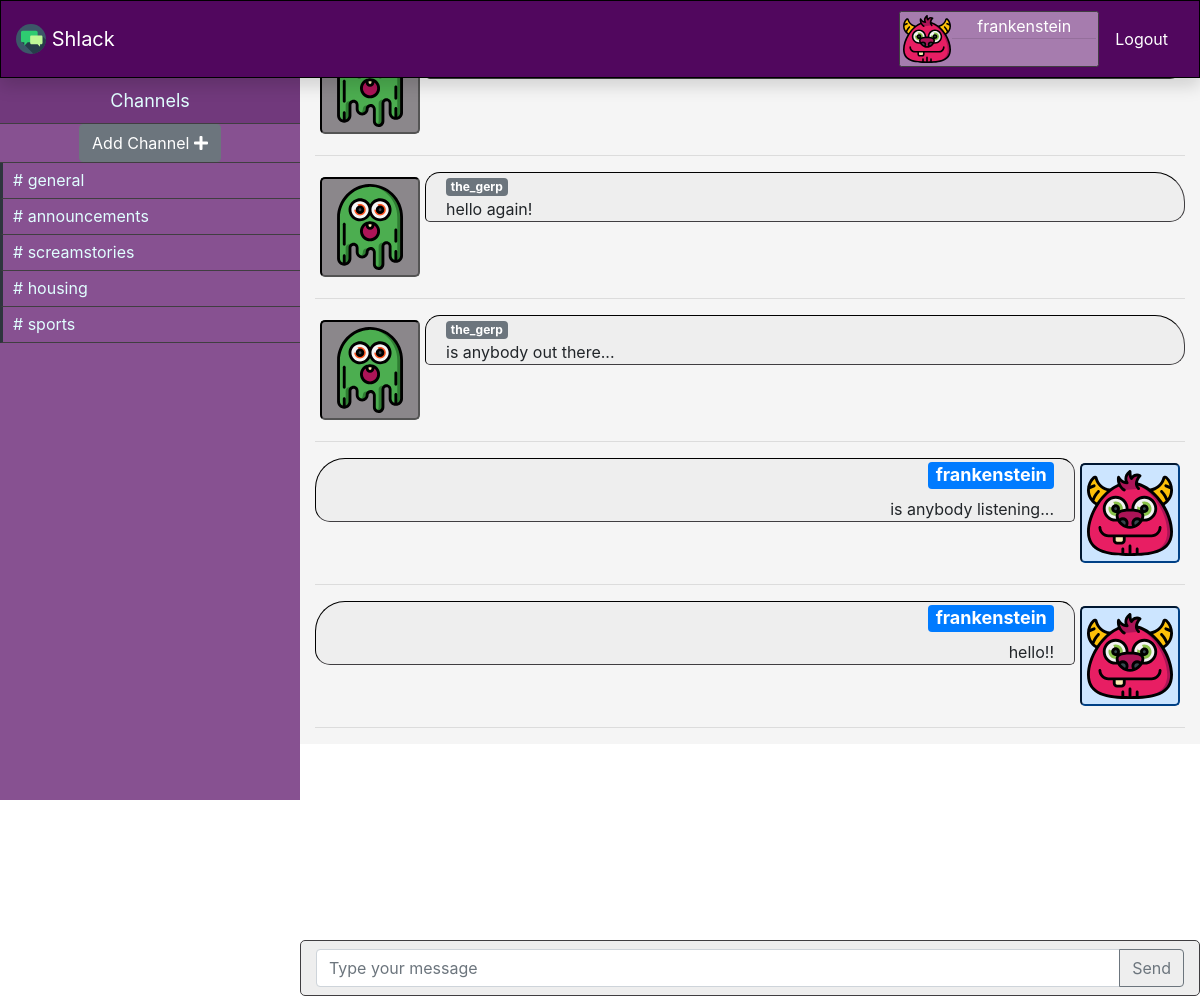
/channels/screamstories (signed in), run on the app's committed database.
### models.py (models this page shows, shortened)
class User(UserMixin, db.Model):
    id = db.Column(db.Integer, primary_key=True)
    avatar = db.Column(db.String(64))
    username = db.Column(db.String(64), index=True, unique=True)
    email = db.Column(db.String(120), index=True, unique=True)
    password_hash = db.Column(db.String(128))
    posts = db.relationship("Post", backref="author", lazy="dynamic")

class Channel(db.Model):
    id = db.Column(db.Integer, primary_key=True)
    name = db.Column(db.String(300))
    posts = db.relationship("Post", backref="channel", lazy="dynamic")

class Post(db.Model):
    id = db.Column(db.Integer, primary_key=True)
    body = db.Column(db.String(300))
    timestamp = db.Column(db.DateTime, index=True, default=datetime.utcnow)
    user_id = db.Column(db.Integer, db.ForeignKey("user.id"))
    channel_id = db.Column(db.Integer, db.ForeignKey("channel.id"))
    @property
    def get_time_passed(self):
        now = datetime.utcnow()
        delta = now - self.timestamp
        print(f"Post.time_passed {delta}", flush=True)
        if timedelta(seconds=0) <= delta < timedelta(minutes=1):
            return "1 min ago"
        elif timedelta(minutes=1) <= delta < timedelta(minutes=60):
            minutes = delta.totalseconds() // 60
            return f"{minutes} minutes ago"
        elif timedelta(minutes=60) <= delta < timedelta(hours=24):
            hours = delta.totalseconds() // 3600
            return f"{hours} minutes ago"
        elif timedelta(hours=24) <= delta < timedelta(days=365):
            days = delta.totalseconds() // 86400
            return f"{days} minutes ago"
        else:
            return "Error occurred"

### application.py (the view, shortened to what this page needs)
@app.route("/channels/<string:channel_name>", methods=["GET", "POST"])
@login_required
def channel(channel_name):
    new_channel_form = NewChannelForm()
    new_post_form = NewPostForm()
    channels = Channel.query.all()
    if not any(channel_name == channel.name for channel in channels):
        return redirect(url_for("channels"))
    cur_channel = Channel.query.filter_by(name=channel_name).first()
    posts = cur_channel.posts
    return render_template("channel.html",
                           new_channel_form=new_channel_form,
                           new_post_form=new_post_form,
                           channels=channels,
                           posts=posts)

### forms.py (shortened to what this page needs)
class NewChannelForm(FlaskForm):
    channel_name = StringField("Channel Name", validators=[DataRequired()])
    submit = SubmitField("Create")

class NewPostForm(FlaskForm):
    post_body = StringField("Post Body", validators=[DataRequired()])
    user_id = IntegerField("User ID")
    datetime = DateTimeField()
    submit = SubmitField("Send")

### models.py (called while the page is built)
@login.user_loader
def load_user(id_):
    return User.query.get(int(id_))

### templates/channel.html (shortened to what this page needs)
{% extends "layout.html" %}
{% block body %}
  <div id="sidebar" class="sidebar container-fluid">
    <div class="header">Channels</div>
    <div class="menu-list">
      <ul id="menu-content" class="menu-content collapse">
        <li class="add-channel justify-content-center d-flex">
          <button class="btn btn-secondary " data-target="#channel-modal" data-toggle="modal"> Add Channel <i
              class="fa fa-plus"></i></button>
        </li>
        {% for channel in channels %}
          <li class="channel">
            <a href={{ url_for('channel', channel_name=channel.name) }}># {{ channel.name }} </a>
          </li>
        {% endfor %}
      </ul>
    </div>
  </div>
  <div id="main" class="container-fluid">
    <div class="row">
      <div id="messages" class="col-12">
        {% for post in posts %}
          {% include "_post.html" %}
        {% endfor %}
      </div>
    </div>
    <form action="" method="POST" novalidate>
      <div id="message-box" class="row">
        <div class="col-12 message-box py-2">
          <div class="input-group ">
            {{ new_post_form.post_body(class_="form-control", placeholder="Type your message") }}
            <div class="input-group-append">
              {{ new_post_form.submit(class_="btn btn-outline-secondary") }}
            </div>
          </div>
        </div>
      </div>
    </form>
  </div>
{% endblock %}

### templates/layout.html (shortened to what this page needs)
<!DOCTYPE html>
<html lang="en">
<head>
  <link rel="stylesheet" href="https://maxcdn.bootstrapcdn.com/bootstrap/4.5.0/css/bootstrap.min.css">
  <link rel="stylesheet" href="https://stackpath.bootstrapcdn.com/font-awesome/4.7.0/css/font-awesome.min.css" type="text/css">
  <link rel="stylesheet" href="https://cdnjs.cloudflare.com/ajax/libs/font-awesome/5.14.0/css/all.min.css" type="text/css">
  <link rel="stylesheet" href="https://cdnjs.cloudflare.com/ajax/libs/font-awesome/5.14.0/css/regular.min.css" type="text/css">
  <link rel="stylesheet" href="https://cdnjs.cloudflare.com/ajax/libs/font-awesome/5.14.0/css/solid.min.css" type="text/css">
  <link rel="stylesheet" type="text/css" href="{{ url_for('static', filename='style.css' ) }}">
</head>
<body>
<div id="navbar" class="container-fluid fixed-top position-sticky shadow">
      <ul class="navbar-list">
        <li>
          <a class="navbar-brand" href="{{url_for('index')}}">
            <img src="/static/images/brand-icons/017-speech-bubble-2.svg" width="30" height="30" class="d-inline-block align-top" alt="">
          Shlack
          </a>
        </li>
        {% if not current_user.is_authenticated %}
        <li class="nav-item ml-auto">
          <a class="nav-link" href="{{ url_for("login") }}">Login</a>
        </li>
        <li class="nav-item">
          <a class="nav-link nav-fill" href="{{ url_for("signup") }}">Sign Up</a>
        </li>
      {% else %}
        <li class="nav-item ml-auto">
          <div class="usercard d-flex flex-row no-gutters">
              <img src={{ current_user.avatar }}/>
            <div class="col">
              <p class="text-center text-white my-0">{{ current_user.username }}</p>
              <hr class="my-0">
              </div>
          </div>
        </li>
        <li class="nav-item pl-0">
          <a class="nav-link" href="{{ url_for("logout") }}">Logout</a>
        </li>
      {% endif %}
      </ul>
</div>
{% block body %}{% endblock %}
</body>
</html>

### templates/_post.html (shortened to what this page needs)
{% if current_user == post.author %}
  <div class="media chat self">
    <img src={{ post.author.avatar }} style="height: 100px;"/>
    <div class="media-body">
      <h4><span class="badge badge-primary">{{ post.author.username }}</span></h4>
      <p>{{ post.body }}</p>
    </div>
  </div>
  <hr>
{% else %}
  <div class="media chat">
    <img src={{ post.author.avatar }} style="height: 100px;"/>
    <div class="media-body">
      <p class="timestamp"> <span class="badge badge-secondary">{{ post.author.username }}</span> {{ post.get_time_passed }}</p>
      <p>{{ post.body }}</p>
    </div>
  </div>
  <hr>
{% endif %}

### static/style.css (style rules this page uses)
* { box-sizing: border-box; }
body, html { margin: 0px; padding: 0px; max-height: 100%; height: 100%; }
#navbar { background: #51075e; border: 1px solid black; }
.navbar-list { display: flex; flex-direction: row; list-style: none; align-items: center; margin: 10px 0; padding: 0; }
.navbar-list .navbar-brand, .navbar-list .nav-link { color: #ffffff; align-items: center; }
.usercard { background: #a67cae; border: 1px solid #403e41; padding: 2px; border-radius: 2.5px; width: 200px; }
.usercard img { padding: 1px; border-radius: 2.5px; width: 50px; height: 50px; }
.sidebar { overflow: auto; background-color: #875191; position: fixed; left: 0px; padding: 0px; width: 300px; height: 100%; color: #e1ffff; }
.sidebar .menu-content { padding: 0px; }
.sidebar .header { background-color: #71397c; border-bottom: 1px solid #403e41; line-height: 45px; display: block; text-align: center; font-size: large; }
.sidebar .add-channel { border-style: none; border-bottom: 1px solid #403e41; }
.sidebar .channel { list-style: none; padding: 0px; margin: 0px; line-height: 35px; cursor: pointer; }
.sidebar .channel { padding-left: 0px; border-left: 3px solid #2e353d; border-bottom: 1px solid #403e41; }
.sidebar .channel a { text-decoration: none; color: #e1ffff; padding-left: 10px; }
#main { overflow: auto; background: #f5f5f5; }
#message-box { position: fixed; bottom: 0; background: #eeeeee; border: 1px solid #403e41; border-radius: 5px; }
.media { display: flex; flex-direction: row; border-radius: 5px; margin-bottom: 5px; }
.media .timestamp { font-weight: bold; margin: 0; }
.media img { height: 100px; padding: 5px; margin: 5px; background: #8b878b; border: 2px inset black; border-radius: 5px; align-self: flex-end; }
.media-body { background: #eeeeee; border: 1.5px inset #403e41; border-radius: 15px 30px 15px 5px; padding: 0px 20px; margin-bottom: 5px; }
.media-body p { margin-bottom: 0px; }
.media.self { display: flex; flex-direction: row-reverse; text-align: right; }
.media.self img { background: #cce5ff; border: 2px inset #004085; }
.media.self .media-body { border-radius: 30px 15px 5px 15px; }
@media (min-width: 767px) { .sidebar .menu-list .menu-content { display: block; } }
@media (min-width: 767px) { #main { width: calc(100% - 300px); float: right; } }
@media (min-width: 767px) { #message-box { width: calc(100% - 300px); } }

### data on the page
User: avatar (picture), username "frankenstein"
Channel: name "general"
Channel: name "announcements"
Channel: name "screamstories"
Channel: name "housing"
Channel: name "sports"
Post: author.avatar (picture)
Post: author.avatar (picture), author.username "the_gerp", body "hello again!"
Post: author.avatar (picture), author.username "the_gerp", body "is anybody out there..."
Post: author.avatar (picture), author.username "frankenstein", body "is anybody listening..."
Post: author.avatar (picture), author.username "frankenstein", body "hello!!"
